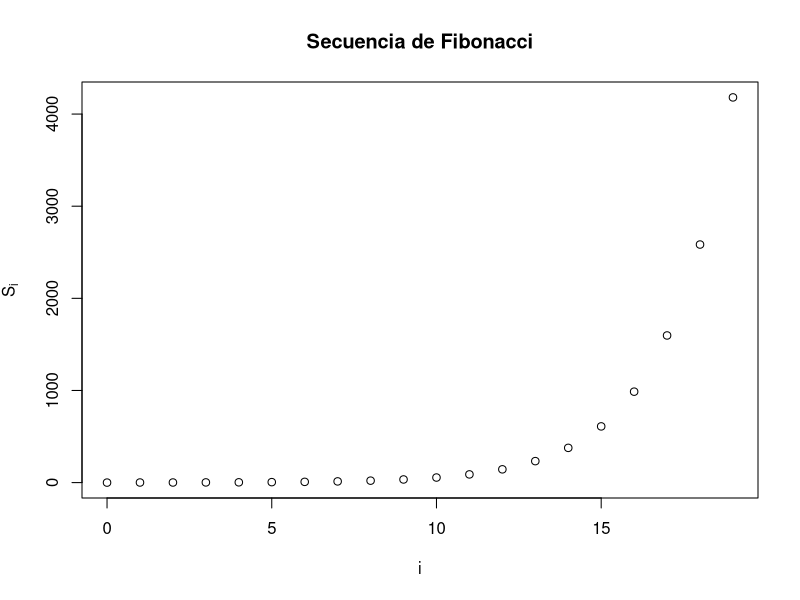

This figure's R source:
## ---- chunk 1
fibo <- c(0, 1, 1, 2, 3, 5, 8, 13, 21, 34, 55, 89, 144, 233, 377, 610, 987, 1597, 2584, 4181)
## ---- chunk 2
i <- 0:19
plot(fibo ~ i, main="Secuencia de Fibonacci", ylab=expression(S[i]), xlab="i")
## ---- chunk 3
funcionFibonacci <- function(n = 20) {
  fibo <- numeric(n)
  fibo[2] <- 1
  for (i in 3:n) {
    fibo[i] <- fibo[i - 1] + fibo[i - 2]
  }
  fibo
}
## ---- chunk 4
funcionFibonacci(13)
